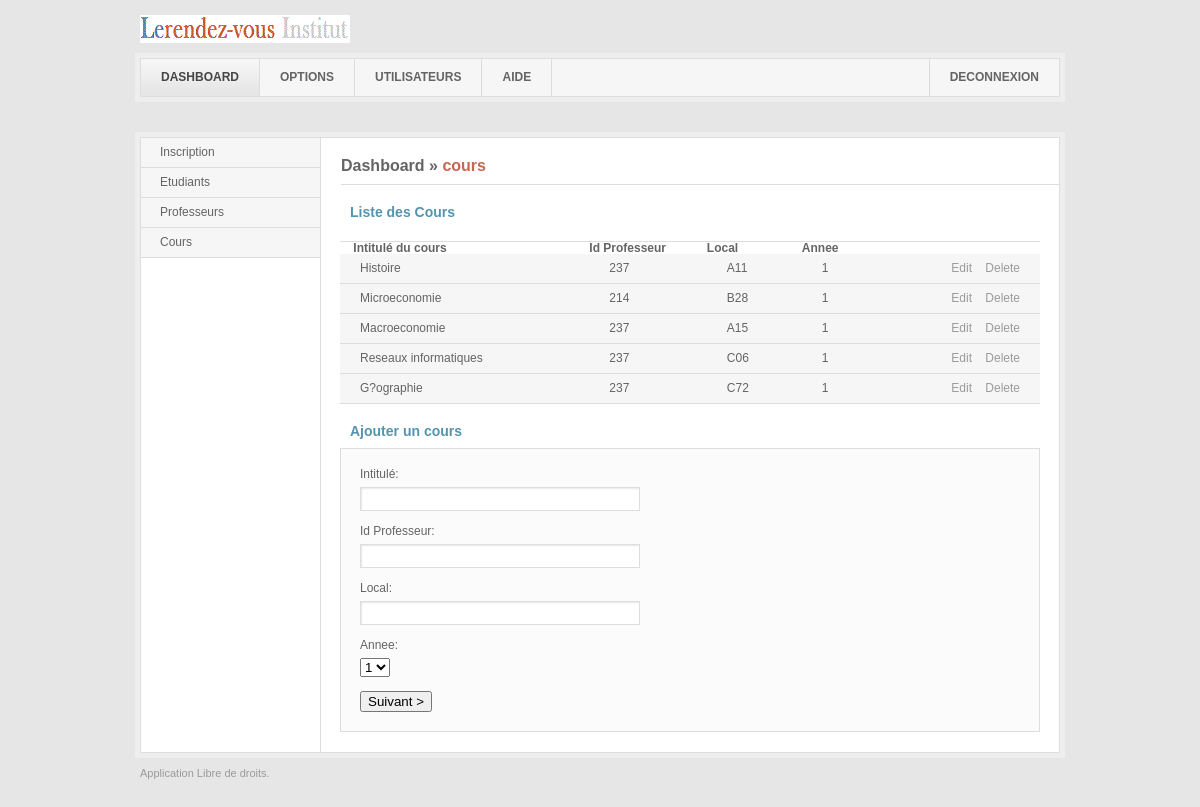
Screenshot of /index.php?page=cours (signed in) with the database file from the repository.
### tables this page shows
CREATE TABLE IF NOT EXISTS `cours` (
  `code` int(11) NOT NULL AUTO_INCREMENT,
  `intitule` varchar(45) NOT NULL,
  `fkProf` int(11) NOT NULL,
  `local` varchar(3) NOT NULL,
  `annee` int(11) NOT NULL,
  PRIMARY KEY (`code`)
);

### classe-cours.php (called while the page is built, shortened)
<?php
class cours
{
    private $_code ;
    private $_intitule ;
	private $_fkProf;
	private $_local;
	private $_annee ;
    public function hydrate($donnees)
    {
        foreach($donnees as $key => $value)
        {
            $method = 'set_' .ucfirst($key) ;
        }
    }
    public function get_code()
    {
        return $this->_code;
    }
	public function get_intitule()
    {
        return $this->_intitule;
    }
	public function get_fkProf()
    {
        return $this->_fkProf;
    }
	public function get_local()
    {
        return $this->_local;
    }
	public function get_annee()
    {
        return $this->_annee;
    }
    public function set_code($_code)
    {
        $this->_code = $_code;
    }
	public function set_intitule($_intitule)
    {
        $this->_intitule = $_intitule;
    }
	public function set_fkProf($_fkProf)
    {
        $this->_fkProf = $_fkProf;
    }
	public function set_local($_local)
    {
        $this->_local = $_local;
    }
	public function set_annee($_annee)
    {
        $this->_annee = $_annee;
    }
}
class coursManager
{
    private $_db ;
    function __construct($_db)
    {
        $this->_db = $_db;
    }
	 public function getAll()
    {
        $etuds=array();
        $req='SELECT * FROM cours';
        $q = $this->_db->query($req);
        $cpt=0;
        while($donnees = $q->fetch())
        {
            $etuds[$cpt]=new cours($donnees);
			$cpt++;
        }
        return  $etuds;
    }
 }
?>

### cours.php (the view, shortened to what this page needs)
<form action="" class="jNice">
	<h3>Liste des Cours</h3>
	<div>
		<table cellpadding="0" cellspacing="0">
			<tr>
				<th>&nbsp;&nbsp;&nbsp;&nbsp;Intitul&eacute; du cours</th>
				<th>Id Professeur</th>
				<th>Local</th>
				<th>Annee</th>
			</tr>
			<?php
				include_once 'classe-cours.php';
				include('db/db.php');
				try{
					$conn = new PDO("mysql:host=$dbhost;dbname=$dbname;charset=utf8","$dbuser","$dbpassword");
					$conn->setAttribute(PDO::ATTR_ERRMODE, PDO::ERRMODE_EXCEPTION);
					$cours_mgt = new coursManager($conn);
							$cours= $cours_mgt->getAll();
						for($cpt=0;$cpt<sizeof($cours);$cpt++)
						{
						  	$code=$cours[$cpt]->get_code();
							$intitule=$cours[$cpt]->get_intitule();
							$fkLocal=$cours[$cpt]->get_local();
							$fkProf=$cours[$cpt]->get_fkProf();
							$annee=$cours[$cpt]->get_annee();
							echo"
									<td>$intitule</td>
								";
							echo"
									<td>$fkProf
									</td>
								";
							echo"
								<td>$fkLocal
								</td>
							";
							echo"
									<td>$annee</td>
									<td class='action'>
										<a href='index.php?page=modifier cours&id=$code&intitule=$intitule&fkProf=$fkProf&annee=$annee' class='edit'>Edit</a>
										<a href='index.php?page=effacer cours&id=$code&intitule=$intitule&fkProf=$fkProf' class='delete'>Delete</a></td>
								</tr>";
						}
					}
				catch(PDOException  $e ){
					echo "Error: ".$e;
				}
			?>
		</table>
	</div>
</form>
<form method="post" action="index.php?page=nouveau cours" class="jNice">
	<h3>Ajouter un cours</h3>
		<fieldset>
				<p><label>Intitul&eacute;:</label><input type="text" name='intitule' class="text-long" /></p>
				<p><label>Id Professeur: </label><input type="text" name='fkProf' class="text-long" /></p>
				<p><label>Local: </label><input type="text" name='local' class="text-long" /></p>
				<p><label>Annee:</label>
					<select name='annee'>
							<option value='1'>1</option>
					</select>
				</p>
				<input type="submit" value="Suivant >" />
		</fieldset>
</form>

### style/css/layout.css (style rules this page uses)
body { background: #e6e6e6; font-family: Arial, Helvetica, sans-serif; font-size: 12px; color: #646464; text-align: center; }
h3 { font-size: 14px; line-height: 14px; font-weight: bold; color: #5494af; padding: 0 0 0 10px; margin: 20px 0 10px; }
#main table { border-top: 1px solid #ddd; width: 700px; }
#main table tr td { background: #f6f6f6; padding: 0px 20px; height: 29px; line-height: 29px; border-bottom: 1px solid #ddd; }
#main table .action { text-align: right; padding: 0 20px 0 10px; }
#main table tr .action a { margin: 0 0 0 10px; text-decoration: none; color: #9b9b9b; }
#main fieldset { border: 1px solid #ddd; padding: 19px; margin: 0 0 20px 0; background: #fbfbfb; }
#main fieldset p { margin: 0 0 14px 0; float: left; width: 100%; }
#main fieldset label { display: block; width: 100%; margin: 0 0 7px 0; line-height: 12px; }
#main fieldset .text-long { border: 1px solid #ddd; background: #fff url(../img/input-shaddow.gif) no-repeat left top; font: 11px Arial, Helvetica, sans-serif; color: #646464; padding: 5px 7px; width: 264px; float: left; margin: 0 10px 0 0; }

### rows the page displays
cours: intitule "Histoire", fkProf "237", local "A11", annee "1"
cours: intitule "Microeconomie", fkProf "214", local "B28", annee "1"
cours: intitule "Macroeconomie", fkProf "237", local "A15", annee "1"
cours: intitule "Reseaux informatiques", fkProf "237", local "C06", annee "1"
cours: intitule "G?ographie", fkProf "237", local "C72", annee "1"

### other values shown
$lienpage "cours"
